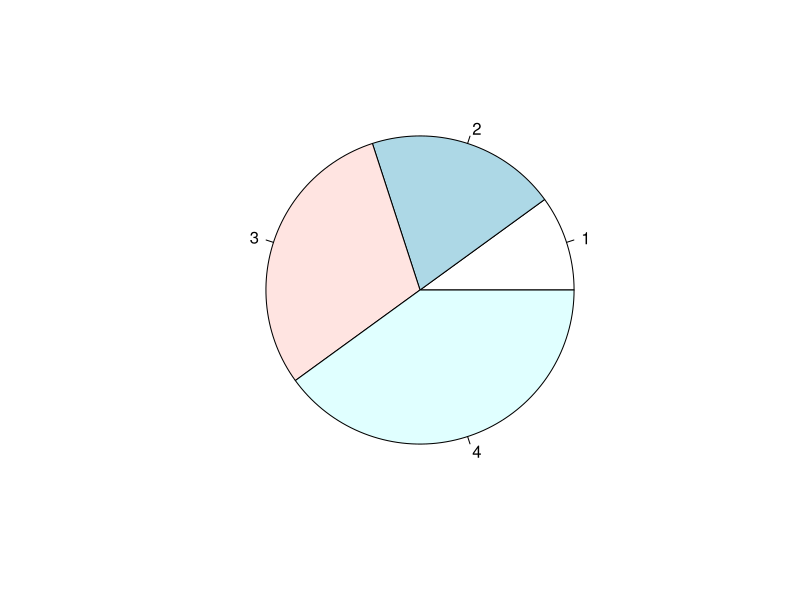
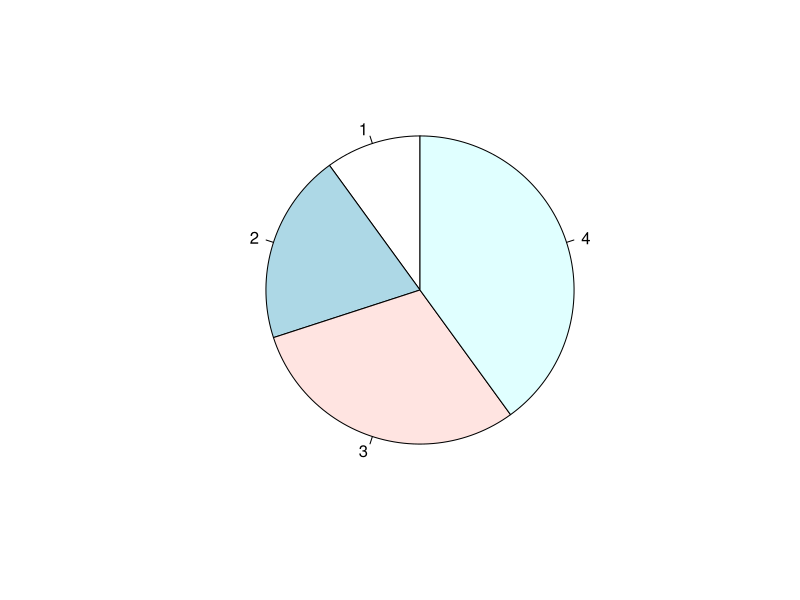
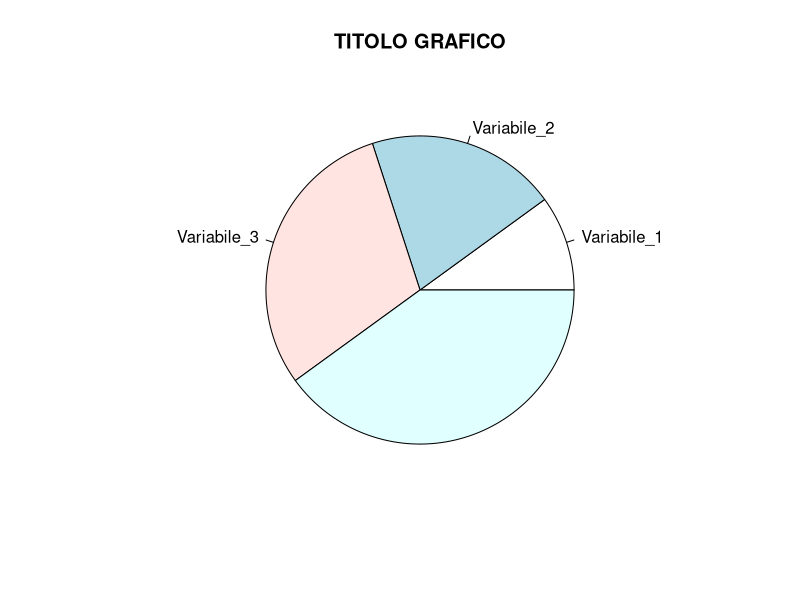

The R script that drew these images, in order: (Note: this script raises an error after producing the figures.)
## PIE CHART
# Per fare un grafico a torta uso la funzione 'pie()'
x<-c(10,20,30,40)
pie(x)
# The size of each pie is determined by comparing the value with all the other values, 
# by using this formula: the value divided by the sum of all values: x/sum(x)

# Di default il grafico parte dall'asse-x e va in senso antioriario
# Per cambiare l'angolo di partenza 'init.angle'
pie(x, init.angle=90)

# Per aggiungere i nomi negli spicchi basta usare 'label'
label_1=c("Variabile_1","Variabile_2","Variabile_3")
pie(x, label=label_1, main="TITOLO GRAFICO")
# Use the label parameter to add a label to the pie chart, and use the main parameter to add a header

# Per cambiare il colore
cl=c("red", "blue", "green")
pie(x, col=col)

# Per aggiungere una legenda
pie(x, label=label_1)
legend("bottomright", label_1, fill = cl)
# bottomright, bottom, bottomleft, left, topleft, top, topright, right, center

###########################################################################################################
###########################################################################################################
## BAR CHART
# Bar charts can be displayed horizontally or vertically
# The height or length of the bars are proportional to the values they represent
x<-c("A","B","C","D")
y<-c(2,4,6,8)
barplot(y, names.arg=x)

# If you want the bars to be displayed horizontally instead of vertically, use 'horiz=TRUE'
barplot(y, names.arg=x, horiz=TRUE)

# To change the bar texture, use the 'density' parameter
barplot(y, names.arg=x, density=10)

# Use the 'width' parameter to change the width of the bars:
barplot(y, names.arg=x, width=c(1,2,3,4))




